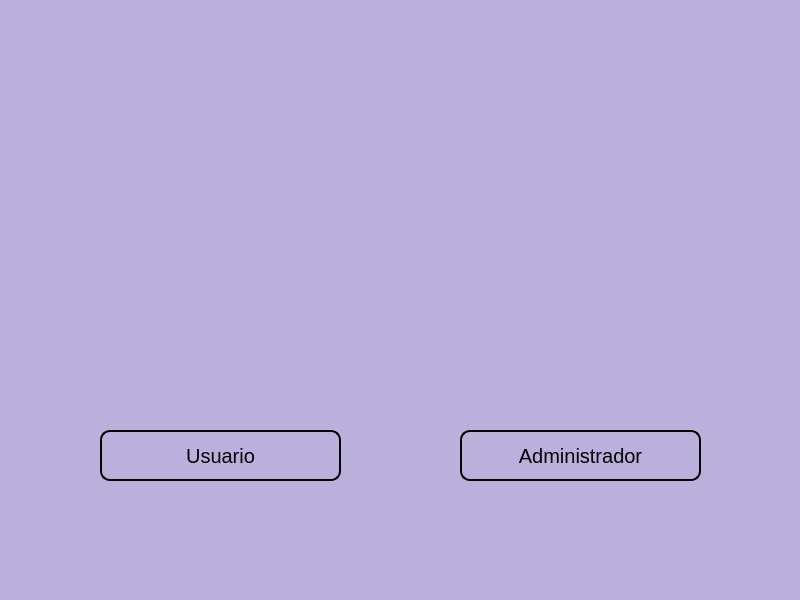
<?xml version="1.0" encoding="UTF-8"?>
<ui version="4.0">
 <class>MainWindow</class>
 <widget class="QMainWindow" name="MainWindow">
  <property name="geometry">
   <rect>
    <x>0</x>
    <y>0</y>
    <width>800</width>
    <height>600</height>
   </rect>
  </property>
  <property name="palette">
   <palette>
    <active>
     <colorrole role="Button">
      <brush brushstyle="SolidPattern">
       <color alpha="255">
        <red>187</red>
        <green>175</green>
        <blue>219</blue>
       </color>
      </brush>
     </colorrole>
     <colorrole role="Base">
      <brush brushstyle="SolidPattern">
       <color alpha="255">
        <red>187</red>
        <green>175</green>
        <blue>219</blue>
       </color>
      </brush>
     </colorrole>
     <colorrole role="Window">
      <brush brushstyle="SolidPattern">
       <color alpha="255">
        <red>187</red>
        <green>175</green>
        <blue>219</blue>
       </color>
      </brush>
     </colorrole>
    </active>
    <inactive>
     <colorrole role="Button">
      <brush brushstyle="SolidPattern">
       <color alpha="255">
        <red>187</red>
        <green>175</green>
        <blue>219</blue>
       </color>
      </brush>
     </colorrole>
     <colorrole role="Base">
      <brush brushstyle="SolidPattern">
       <color alpha="255">
        <red>187</red>
        <green>175</green>
        <blue>219</blue>
       </color>
      </brush>
     </colorrole>
     <colorrole role="Window">
      <brush brushstyle="SolidPattern">
       <color alpha="255">
        <red>187</red>
        <green>175</green>
        <blue>219</blue>
       </color>
      </brush>
     </colorrole>
    </inactive>
    <disabled>
     <colorrole role="Button">
      <brush brushstyle="SolidPattern">
       <color alpha="255">
        <red>187</red>
        <green>175</green>
        <blue>219</blue>
       </color>
      </brush>
     </colorrole>
     <colorrole role="Base">
      <brush brushstyle="SolidPattern">
       <color alpha="255">
        <red>187</red>
        <green>175</green>
        <blue>219</blue>
       </color>
      </brush>
     </colorrole>
     <colorrole role="Window">
      <brush brushstyle="SolidPattern">
       <color alpha="255">
        <red>187</red>
        <green>175</green>
        <blue>219</blue>
       </color>
      </brush>
     </colorrole>
    </disabled>
   </palette>
  </property>
  <property name="cursor">
   <cursorShape>ArrowCursor</cursorShape>
  </property>
  <property name="windowTitle">
   <string>MainWindow</string>
  </property>
  <property name="windowOpacity">
   <double>1.000000000000000</double>
  </property>
  <property name="styleSheet">
   <string notr="true">background-color: #BBAFDB</string>
  </property>
  <widget class="QWidget" name="centralwidget">
   <widget class="QPushButton" name="btnUsuario">
    <property name="geometry">
     <rect>
      <x>100</x>
      <y>430</y>
      <width>241</width>
      <height>51</height>
     </rect>
    </property>
    <property name="font">
     <font>
      <pointsize>-1</pointsize>
     </font>
    </property>
    <property name="cursor">
     <cursorShape>PointingHandCursor</cursorShape>
    </property>
    <property name="styleSheet">
     <string notr="true">QPushButton{
	border: 2px solid #000000;
	border-radius: 10px;
	background-color: #BBAFDB;
	color: black;
	font-size: 20px;
	cursor: pointer;
  	transition: transform 0.2s ease, background-color 0.2s ease;
}

QPushButton:hover {
  	transform: scale(1.1);
 	background-color: #8E7CC3;
	transform: translateY(-2px);
}</string>
    </property>
    <property name="text">
     <string>Usuario</string>
    </property>
   </widget>
   <widget class="QPushButton" name="btnAdmin">
    <property name="geometry">
     <rect>
      <x>460</x>
      <y>430</y>
      <width>241</width>
      <height>51</height>
     </rect>
    </property>
    <property name="font">
     <font>
      <pointsize>-1</pointsize>
     </font>
    </property>
    <property name="cursor">
     <cursorShape>PointingHandCursor</cursorShape>
    </property>
    <property name="styleSheet">
     <string notr="true">QPushButton{
	border: 2px solid #000000;
	border-radius: 10px;
	background-color: #BBAFDB;
	color: black;
	font-size: 20px;
	cursor: pointer;
  	transition: transform 0.2s ease, background-color 0.2s ease;
}

QPushButton:hover {
  	transform: scale(1.1);
 	background-color: #8E7CC3;
	transform: translateY(-2px);
}</string>
    </property>
    <property name="text">
     <string>Administrador</string>
    </property>
   </widget>
   <widget class="QLabel" name="label_1">
    <property name="geometry">
     <rect>
      <x>200</x>
      <y>30</y>
      <width>381</width>
      <height>341</height>
     </rect>
    </property>
    <property name="cursor">
     <cursorShape>PointingHandCursor</cursorShape>
    </property>
    <property name="styleSheet">
     <string notr="true">QLabel{
	border-radius: 130px;
	background-color: #BBAFDB;
	cursor: pointer;
}

QLabel:hover {
 	background-color: #8E7CC3;
}</string>
    </property>
    <property name="text">
     <string/>
    </property>
    <property name="pixmap">
     <pixmap>images/logo.png</pixmap>
    </property>
    <property name="scaledContents">
     <bool>true</bool>
    </property>
    <property name="indent">
     <number>0</number>
    </property>
   </widget>
   <zorder>label_1</zorder>
   <zorder>btnAdmin</zorder>
   <zorder>btnUsuario</zorder>
  </widget>
  <widget class="QMenuBar" name="menubar">
   <property name="geometry">
    <rect>
     <x>0</x>
     <y>0</y>
     <width>800</width>
     <height>26</height>
    </rect>
   </property>
  </widget>
  <widget class="QStatusBar" name="statusbar"/>
 </widget>
 <resources/>
 <connections/>
</ui>
